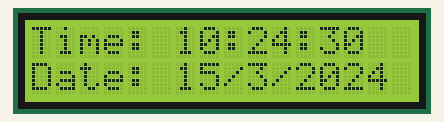
Bench run of a sketch on a simulated ESP32. Shown: 16×2 character LCD. WiFi joins after 1.5 s; servers stay silent unless stated; the local clock reads 2024-03-15 10:24:30 at power-on unless the sketch sets it; what the sketch prints to the serial monitor is not drawn.

Above: at 0.1 s.
At 1.6 s:
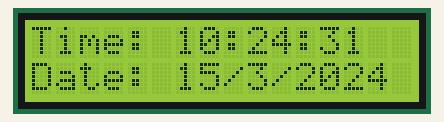
At 6.2 s:
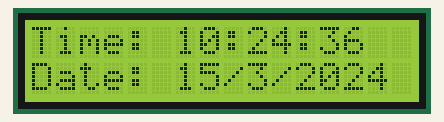
At 10.7 s:
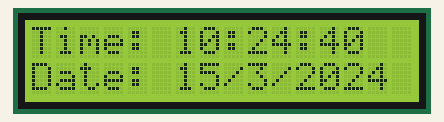
At 19.7 s:
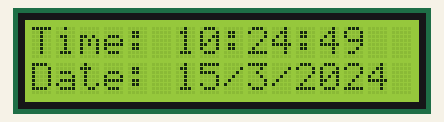
At 37.8 s:
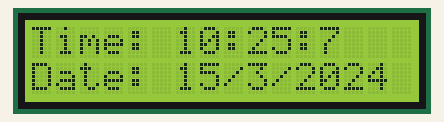

The sketch:

NTP_RTC.ino
```cpp
#include <WiFi.h>
#include "time.h"
#include "sntp.h"
#include <LiquidCrystal.h>

#include <RTClib.h>
#include <EEPROM.h>

RTC_DS3231 rtc;
char daysOfWeek[7][12] = {
  "Sunday",
  "Monday",
  "Tuesday",
  "Wednesday",
  "Thursday",
  "Friday",
  "Saturday"
};

//int buzz = 13;
//int addr = 17;


const char* ssid = "Zaman";
const char* password = "blacksheep";

const char* ntpServer1 = "pool.ntp.org";
const char* ntpServer2 = "time.nist.gov";
const long gmtOffset_sec = 21600;
const int daylightOffset_sec = 3600;
int rs = 19;
int en = 23;
int d4 = 18;
int d5 = 17;
int d6 = 16;
int d7 = 15;
LiquidCrystal lcd(rs, en, d4, d5, d6, d7);
const char* time_zone = "CET-1CEST,M3.5.0,M10.5.0/3";  // TimeZone rule for Europe/Rome including daylight adjustment rules (optional)

void timeScreen() {          // function to display Date and time in LCD screen
  DateTime now = rtc.now();  // take rtc time and print in display
  lcd.clear();
  lcd.setCursor(0, 0);
  lcd.print("Time:");
  lcd.setCursor(6, 0);
  lcd.print(now.hour(), DEC);
  lcd.print(":");
  lcd.print(now.minute(), DEC);
  lcd.print(":");
  lcd.print(now.second(), DEC);
  lcd.setCursor(0, 1);
  lcd.print("Date: ");
  lcd.print(now.day(), DEC);
  lcd.print("/");
  lcd.print(now.month(), DEC);
  lcd.print("/");
  lcd.print(now.year(), DEC);
  delay(500);
}
void printLocalTime() {
  struct tm timeinfo;
  if (!getLocalTime(&timeinfo)) {
    Serial.println("No time available (yet)");
    return;
  }
  Serial.println(&timeinfo, "%A, %B %d %Y %H:%M:%S");
  lcd.clear();
  lcd.setCursor(0, 0);
  int s = timeinfo.tm_sec;
  //h -= 22;
  int m = timeinfo.tm_min;
  int h = timeinfo.tm_hour;
  int M = timeinfo.tm_mon;
  M++;
  int d = timeinfo.tm_mday;
  int y = timeinfo.tm_year;
  y -= 100;
  // Serial.print(h);
  // Serial.print(" : ");
  // Serial.print(m);
  // Serial.print(" : ");
  // Serial.print(s);
  // Serial.print(" : ");
  // Serial.print(d);
  // Serial.print(" : ");
  // Serial.print(M);
  // Serial.print(" : ");
  // Serial.print(y);
  // Serial.println(" : ");
  rtc.adjust(DateTime(y, M, d, h, m, s));
  // lcd.print(s, DEC);
  // lcd.print(":");
  // lcd.print(m, DEC);
  // lcd.print(":");
  // lcd.print(h, DEC);
  // //lcd.println(&timeinfo, %B %d %Y");
  // lcd.setCursor(0, 1);
  //lcd.println(&timeinfo, %a %H:%Y:%S");
}

// Callback function (get's called when time adjusts via NTP)
void timeavailable(struct timeval* t) {
  Serial.println("Got time adjustment from NTP!");
  printLocalTime();
}

void setup() {
  Serial.begin(115200);
  if (!rtc.begin()) {
    Serial.println("RTC module is NOT found");
    Serial.flush();
    while (1)
      ;
  }
  lcd.begin(16, 2);
  lcd.setCursor(0, 0);

  // set notification call-back function
  sntp_set_time_sync_notification_cb(timeavailable);

  /**
   * NTP server address could be aquired via DHCP,
   *
   * NOTE: This call should be made BEFORE esp32 aquires IP address via DHCP,
   * otherwise SNTP option 42 would be rejected by default.
   * NOTE: configTime() function call if made AFTER DHCP-client run
   * will OVERRIDE aquired NTP server address
   */
  sntp_servermode_dhcp(1);  // (optional)

  /**
   * This will set configured ntp servers and constant TimeZone/daylightOffset
   * should be OK if your time zone does not need to adjust daylightOffset twice a year,
   * in such a case time adjustment won't be handled automagicaly.
   */
  configTime(gmtOffset_sec, daylightOffset_sec, ntpServer1, ntpServer2);

  /**
   * A more convenient approach to handle TimeZones with daylightOffset
   * would be to specify a environmnet variable with TimeZone definition including daylight adjustmnet rules.
   * A list of rules for your zone could be obtained from https://github.com/esp8266/Arduino/blob/master/cores/esp8266/TZ.h
   */
  //configTzTime(time_zone, ntpServer1, ntpServer2);

  //connect to WiFi
  Serial.printf("Connecting to %s ", ssid);
  WiFi.begin(ssid, password);
  int cnt = 0;
  while (WiFi.status() != WL_CONNECTED) {
    timeScreen();
    delay(1000);
    Serial.print(".");
    cnt++;
    if(cnt>40) break;
  }
  if(cnt < 40) Serial.println(" CONNECTED");
}
int flag = 0;
void loop() {
   timeScreen();
  delay(1000);
  if (flag == 0)
    printLocalTime();  // it will take some time to sync time :)
  flag = 1;

}
```

Measured:
- what the display in image 1 shows lasts 1.5 s, from 1.6 s to 3.1 s
